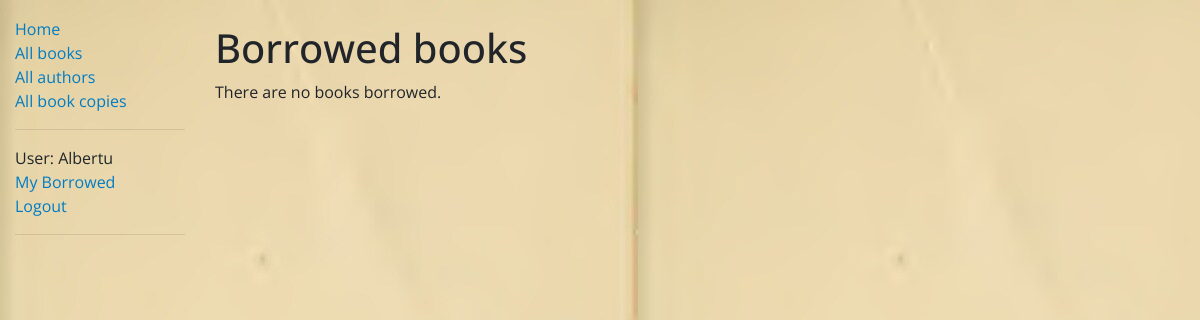
The page /catalog/mybooks/ (signed in) on the database as committed earlier.
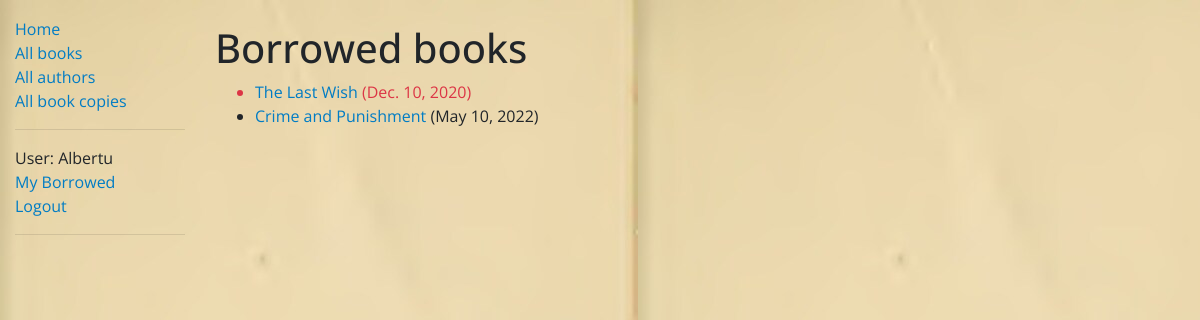
The same page on the database as committed later.
### catalog/models.py (models this page shows, shortened)
class BookInstance(models.Model):
    id = models.UUIDField(primary_key=True, default=uuid.uuid4,
                          help_text='Unique ID for this particular book across whole library')
    book = models.ForeignKey(Book, on_delete=models.RESTRICT, null=True)
    imprint = models.CharField(max_length=200)
    due_back = models.DateField(null=True, blank=True)
    language = models.ForeignKey('Language', on_delete=models.SET_NULL, null=True)
    borrower = models.ForeignKey(User, on_delete=models.SET_NULL, null=True, blank=True)
    LOAN_STATUS = (
        ('m', 'Maintenance'),
        ('o', 'On loan'),
        ('a', 'Available'),
        ('r', 'Reserved'),
    )
    status = models.CharField(
        max_length=1,
        choices=LOAN_STATUS,
        blank=True,
        default='m',
        help_text='Book availability',
    )
    class Meta:
        ordering = ['due_back']
        permissions = (("can_mark_returned", "Set book as returned"),)
    @property
    def is_overdue(self):
        return bool(self.due_back and self.due_back < date.today())

class Book(models.Model):
    title = models.CharField(max_length=200)
    author = models.ForeignKey('Author', on_delete=models.SET_NULL, null=True)
    summary = models.TextField(max_length=1000, help_text='Enter a brief description of the book')
    isbn = models.CharField('ISBN', max_length=13, unique=True,
                            help_text='13 Character <a href=\
                            "https://www.isbn-international.org/content/what-isbn">ISBN number</a>')
    genre = models.ManyToManyField(Genre, help_text='Select a genre for this book')
    language_of_origin = models.ForeignKey('Language', on_delete=models.SET_NULL, null=True)
    class Meta:
        ordering = ['title']
    def display_genre(self):
        """Create a string for the Genre. This is required to display genre in Admin."""
        return ', '.join(genre.name for genre in self.genre.all()[:3])
    display_genre.short_description = 'Genre'

### catalog/views.py (the view)
# urls.py: path('mybooks/', views.LoanedBooksByUserListView.as_view(), name='my-borrowed'),
class LoanedBooksByUserListView(LoginRequiredMixin, generic.ListView):
    model = BookInstance
    template_name = os.path.join('catalog', 'bookinstance_list_borrowed_user.html')
    paginate_by = 10
    def get_queryset(self):
        return BookInstance.objects\
            .filter(borrower=self.request.user)\
            .filter(status__exact='o')

### catalog/templates/catalog/bookinstance_list_borrowed_user.html
{% extends 'catalog/bookinstance_list_borrowed_all.html' %}
{% block bookinstance_view %}
    <a href="{% url 'book-detail' bookinstance.book.pk %}">
        {{ bookinstance.book.title }}</a> ({{ bookinstance.due_back }})
{% endblock %}

### catalog/templates/catalog/bookinstance_list_borrowed_all.html (shortened to what this page needs)
{% extends 'base_generic.html' %}
{% block content %}
    <h1>Borrowed books</h1>
    {% if bookinstance_list %}
        <ul>
            {% for bookinstance in bookinstance_list %}
                <li class="{% if bookinstance.is_overdue %}text-danger{% endif %} ">
                    {% block bookinstance_view %}{% endblock %}
                </li>
            {% endfor %}
        </ul>
    {% else %}
        <p>There are no books borrowed.</p>
    {% endif %}
{% endblock %}

Rows that differ between the two databases and show on the page:
now on this page (row edited): BookInstance: book "The Last Wish", due_back "Dec. 10, 2020"
now on this page (row edited): BookInstance: book "Crime and Punishment", due_back "May 10, 2022"
Other text that changed with them:
text no longer shown: "There are no books borrowed."
